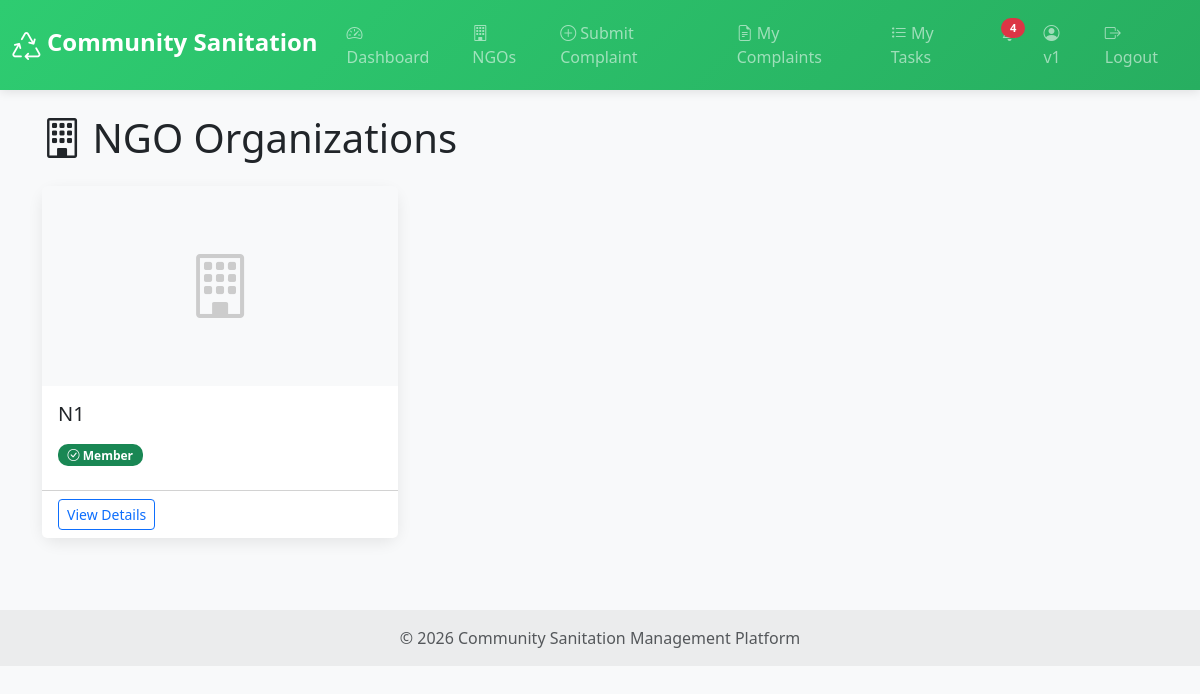
Page /ngos/ (signed in) on the committed database.
### users/models.py (models this page shows, shortened)
class CustomUser(AbstractUser):
    ROLE_CHOICES = [
        ('VOLUNTEER', 'Volunteer'),
        ('NGO', 'NGO'),
        ('ADMIN', 'Admin'),
    ]
    role = models.CharField(max_length=10, choices=ROLE_CHOICES, default='VOLUNTEER')
    email = models.EmailField(unique=True)
    is_active = models.BooleanField(default=True)
    created_at = models.DateTimeField(auto_now_add=True)
    class Meta:
        verbose_name = 'User'
        verbose_name_plural = 'Users'
    def is_volunteer(self):
        return self.role == 'VOLUNTEER'
    def is_ngo(self):
        return self.role == 'NGO'

### ngos/models.py (models this page shows, shortened)
class NGOProfile(models.Model):
    user = models.OneToOneField(settings.AUTH_USER_MODEL, on_delete=models.CASCADE, related_name='ngo_profile')
    logo = models.ImageField(upload_to='profiles/ngos/', blank=True, null=True)
    organization_name = models.CharField(max_length=200)
    phone = models.CharField(max_length=15)
    address = models.TextField()
    mission = models.TextField(help_text='Your organization mission statement')
    description = models.TextField(blank=True)
    is_verified = models.BooleanField(default=False, help_text='NGO must be verified by admin before accessing dashboard')
    created_at = models.DateTimeField(auto_now_add=True)
    updated_at = models.DateTimeField(auto_now=True)

### ngos/views.py (the view)
# urls.py: path('', views.ngo_list, name='ngo_list'),
@login_required
def ngo_list(request):
    if not request.user.is_volunteer():
        messages.error(request, 'Only volunteers can view this page.')
        return redirect('users:dashboard')
    ngos = NGOProfile.objects.filter(is_verified=True).order_by('organization_name')
    user_memberships = Membership.objects.filter(volunteer=request.user).values_list('ngo_id', 'status')
    membership_dict = dict(user_memberships)
    for ngo in ngos:
        ngo.membership_status = membership_dict.get(ngo.id)
    return render(request, 'ngos/ngo_list.html', {'ngos': ngos})

### templates/ngos/ngo_list.html (shortened to what this page needs)
{% extends 'base.html' %}
{% block content %}
<div class="row">
    <div class="col-12">
        <h1 class="mb-4">
            <i class="bi bi-building"></i> NGO Organizations
        </h1>
    </div>
</div>
<div class="row">
    {% if ngos %}
        {% for ngo in ngos %}
        <div class="col-md-6 col-lg-4 mb-4">
            <div class="card h-100">
                {% if ngo.logo %}
                <img src="{{ ngo.logo.url }}" class="card-img-top" alt="{{ ngo.organization_name }}" style="height: 200px; object-fit: cover;">
                {% else %}
                <div class="card-img-top bg-light d-flex align-items-center justify-content-center" style="height: 200px;">
                    <i class="bi bi-building" style="font-size: 4rem; color: #ccc;"></i>
                </div>
                {% endif %}
                <div class="card-body">
                    <h5 class="card-title">{{ ngo.organization_name }}</h5>
                    {% if ngo.membership_status == 'APPROVED' %}
                    <span class="badge bg-success mb-2">
                        <i class="bi bi-check-circle"></i> Member
                    </span>
                    {% elif ngo.membership_status == 'PENDING' %}
                    <span class="badge bg-warning mb-2">
                        <i class="bi bi-hourglass"></i> Pending
                    </span>
                    {% endif %}
                </div>
                <div class="card-footer bg-white">
                    <a href="{% url 'ngos:ngo_detail' ngo.id %}" class="btn btn-sm btn-outline-primary">
                        View Details
                    </a>
                </div>
            </div>
        </div>
        {% endfor %}
    {% else %}
        <div class="col-12">
            <p class="text-muted text-center py-5">No NGOs registered yet.</p>
        </div>
    {% endif %}
</div>
{% endblock %}

### templates/base.html (shortened to what this page needs)
{% load static %}
<!DOCTYPE html>
<html lang="en">
<head>
    <link href="https://cdn.jsdelivr.net/npm/bootstrap@5.3.0/dist/css/bootstrap.min.css" rel="stylesheet">
    <link rel="stylesheet" href="https://cdn.jsdelivr.net/npm/bootstrap-icons@1.11.0/font/bootstrap-icons.css">
</head>
<body>
    <nav class="navbar navbar-expand-lg navbar-dark bg-primary">
        <div class="container-fluid">
            <a class="navbar-brand" href="{% if user.is_authenticated %}{% url 'users:dashboard' %}{% else %}{% url 'home' %}{% endif %}">
                <i class="bi bi-recycle"></i> Community Sanitation
            </a>
            {% if user.is_authenticated %}
            <div class="collapse navbar-collapse" id="navbarNav">
                <ul class="navbar-nav me-auto">
                    <li class="nav-item">
                        <a class="nav-link" href="{% url 'users:dashboard' %}">
                            <i class="bi bi-speedometer2"></i> Dashboard
                        </a>
                    </li>
                    {% if user.is_volunteer %}
                    <li class="nav-item">
                        <a class="nav-link" href="{% url 'ngos:ngo_list' %}">
                            <i class="bi bi-building"></i> NGOs
                        </a>
                    </li>
                    <li class="nav-item">
                        <a class="nav-link" href="{% url 'complaints:complaint_create' %}">
                            <i class="bi bi-plus-circle"></i> Submit Complaint
                        </a>
                    </li>
                    <li class="nav-item">
                        <a class="nav-link" href="{% url 'complaints:complaint_list' %}">
                            <i class="bi bi-file-earmark-text"></i> My Complaints
                        </a>
                    </li>
                    <li class="nav-item">
                        <a class="nav-link" href="{% url 'tasks:task_list' %}">
                            <i class="bi bi-list-task"></i> My Tasks
                        </a>
                    </li>
                    {% endif %}
                </ul>
                <ul class="navbar-nav">
                    <li class="nav-item position-relative">
                        <a class="nav-link" href="{% url 'notifications:notification_list' %}">
                            <span class="badge bg-danger notification-badge" id="notification-count"></span>
                        </a>
                    </li>
                    <li class="nav-item">
                        <a class="nav-link" href="{% url 'users:profile' %}">
                            <i class="bi bi-person-circle"></i> {{ user.username }}
                        </a>
                    </li>
                    <li class="nav-item">
                        <a class="nav-link" href="{% url 'users:logout' %}">
                            <i class="bi bi-box-arrow-right"></i> Logout
                        </a>
                    </li>
                </ul>
            </div>
            {% endif %}
        </div>
    </nav>
    <main class="container my-4">
        {% block content %}{% endblock %}
    </main>
    <footer class="bg-light text-center text-lg-start mt-5">
        <div class="text-center p-3" style="background-color: rgba(0, 0, 0, 0.05);">
            <p class="text-muted mb-0">
                © 2026 Community Sanitation Management Platform
            </p>
        </div>
    </footer>
</body>
</html>

### templates/base.html (style rules this page uses)
:root { --primary-color: #2ecc71; --secondary-color: #27ae60; --dark-color: #2c3e50; }
body { font-family: 'Segoe UI', Tahoma, Geneva, Verdana, sans-serif; background: #f8f9fa; }
.navbar { background: linear-gradient(135deg, var(--primary-color), var(--secondary-color)) !important; box-shadow: 0 2px 10px rgba(0,0,0,0.1); padding: 0.8rem 0; }
.navbar-brand { font-weight: 800; font-size: 1.5rem; transition: all 0.3s; }
.navbar-brand i { font-size: 1.8rem; vertical-align: middle; }
.nav-link { font-weight: 500; transition: all 0.3s; margin: 0 5px; border-radius: 5px; }
.notification-badge { position: absolute; top: 5px; right: 5px; font-size: 0.7rem; display: none; }
.card { border: none; border-radius: 15px; box-shadow: 0 5px 15px rgba(0,0,0,0.08); transition: all 0.3s; }
.badge { border-radius: 10px; padding: 0.4em 0.8em; font-weight: 600; }
footer { margin-top: 80px; background: var(--dark-color); color: white; }
footer p { margin: 0; }

### rows in the picture
CustomUser: username "v1"
NGOProfile: organization_name "N1", shows "Member"
